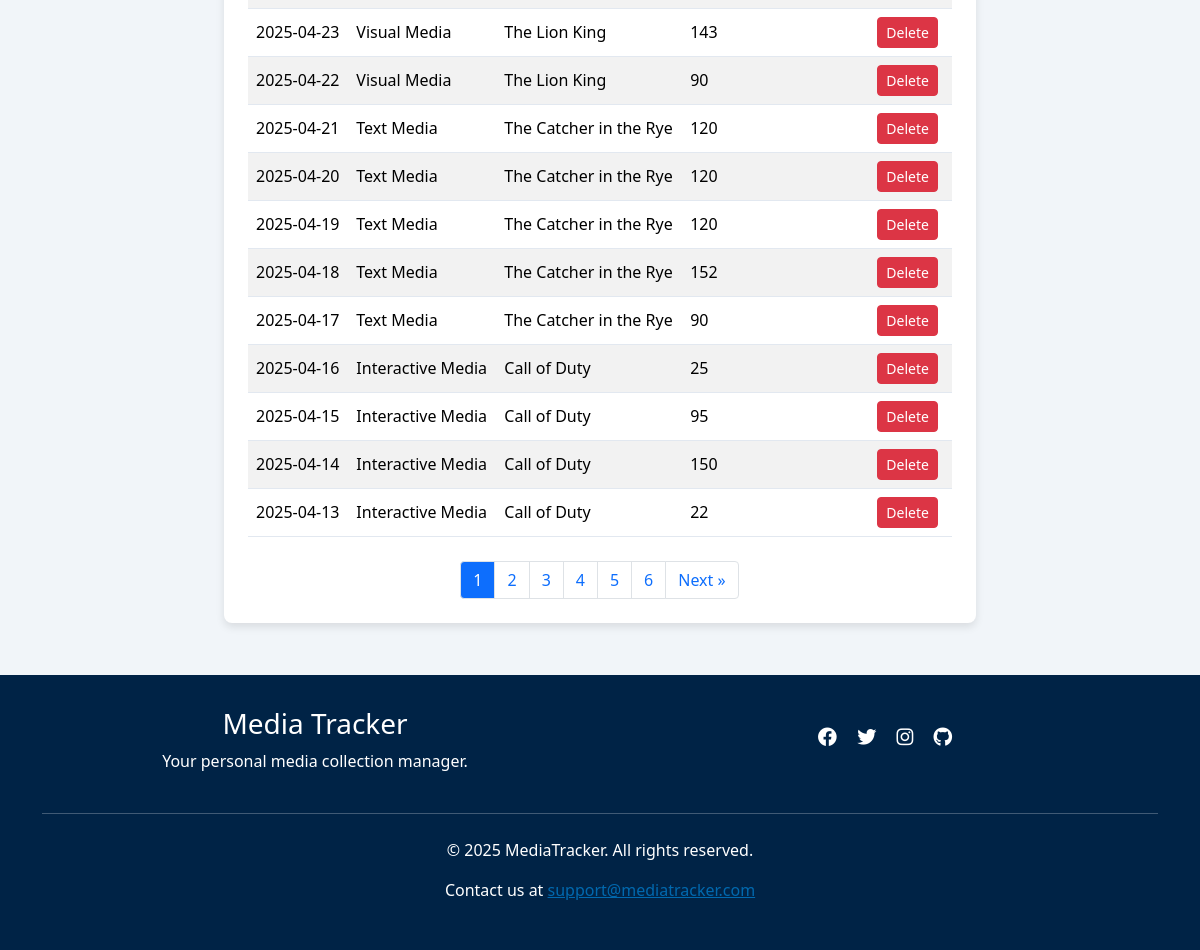
The page /viewdata (signed in, lower part) on the database as committed earlier.
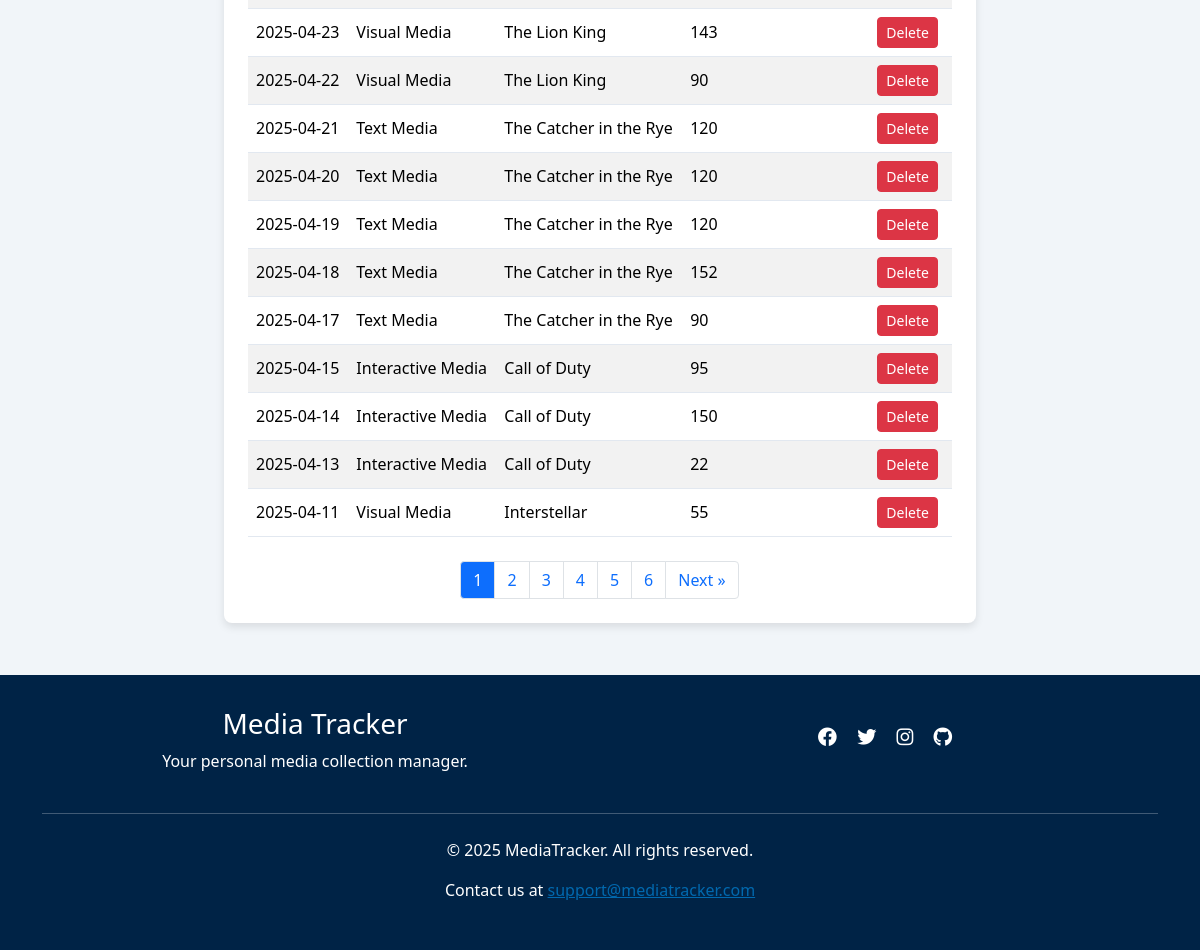
The same page on the database as committed later.
### app/models.py (models this page shows)
class Entries(db.Model):
    __tablename__ = 'Entries'
    id = db.Column(db.Integer, primary_key=True)
    activity_id = db.Column(db.Integer, db.ForeignKey('Activities.id'), nullable=True)
    date = db.Column(db.Date, nullable=False)
    duration = db.Column(db.Integer, nullable=False)
    comment = db.Column(db.Text, nullable=True)

class Activities(db.Model):
    __tablename__ = 'Activities'
    id = db.Column(db.Integer, primary_key=True)
    username = db.Column(db.String(80), db.ForeignKey('Users.username'), nullable=False)
    media_type = db.Column(db.String(50), nullable=False)
    media_subtype = db.Column(db.String(50), nullable=True)
    media_name = db.Column(db.String(120), nullable=False)
    status = db.Column(db.String(20), nullable=False, default='ongoing')
    start_date = db.Column(db.Date, nullable=True)
    end_date = db.Column(db.Date, nullable=True)
    rating = db.Column(db.Float, nullable=True)
    comment = db.Column(db.Text, nullable=True)
    media_entries = db.relationship('Entries', backref='activity')

### app/routes.py (the view)
@app.route('/viewdata', methods=['GET'])
def viewdata():
    if 'username' not in session:
        flash('Please log in to view your data.', 'danger')
        return redirect(url_for('login'))
    username = session['username']
    all_entries = handle_viewdata(username, request)
    PER_PAGE    = 20
    page        = request.args.get('page', 1, type=int)
    total       = len(all_entries)
    total_pages = (total + PER_PAGE - 1) // PER_PAGE
    start_idx   = (page - 1) * PER_PAGE
    entries = all_entries[start_idx : start_idx + PER_PAGE]
    args = request.args.to_dict()
    args.pop('page', None)
    return render_template(
        'viewdata.html',
        entries=entries,
        page=page,
        total_pages=total_pages,
        request_args=args
    )

### app/helpers/viewdata_handler.py (called while the page is built)
def handle_viewdata(username, request):
    filters = {
        'start_date': request.args.get('start_date'),
        'end_date': request.args.get('end_date'),
        'media_name': request.args.get('media_name'),
        'media_type': request.args.get('media_type'),
        'min_duration': request.args.get('min_duration'),
        'max_duration': request.args.get('max_duration')
    }
    entries = get_filtered_entries(username, filters)
    return entries

### app/templates/viewdata.html (shortened to what this page needs)
{% extends "base.html" %}
{% block content %}
<div class="page-container">
    <section class="table-section wow fadeIn" data-wow-duration="1s" data-wow-delay="0.3s">
        <table class="table table-striped mt-4">
            <tbody>
                {% for entry in entries %}
                <tr>
                    <td class="wow fadeInUp" data-wow-duration="0.5s" data-wow-delay="0.1s">{{ entry.date }}</td>
                    <td class="wow fadeInUp" data-wow-duration="0.5s" data-wow-delay="0.2s">{{ entry.activity.media_type }}</td>
                    <td class="wow fadeInUp" data-wow-duration="0.5s" data-wow-delay="0.3s">{{ entry.activity.media_name }}</td>
                    <td class="wow fadeInUp" data-wow-duration="0.5s" data-wow-delay="0.4s">{{ entry.duration }}</td>
                    <td class="wow fadeInUp" data-wow-duration="0.5s" data-wow-delay="0.5s">
                        <a href="{{ url_for('delete_entry', entry_id=entry.id) }}" class="btn btn-danger btn-sm" onclick="return confirm('Are you sure you want to delete this entry?');">Delete</a>
                    </td>
                </tr>
                {% endfor %}
            </tbody>
        </table>
        {% if total_pages > 1 %}
            <nav aria-label="Pagination">
            <ul class="pagination justify-content-center mt-4">
                {% for p in range(1, total_pages+1) %}
                <li class="page-item {% if p==page %}active{% endif %}">
                    <a class="page-link"
                    href="{{ url_for(request.endpoint, page=p, **request_args) }}">
                    {{ p }}
                    </a>
                </li>
                {% endfor %}
                {% if page < total_pages %}
                <li class="page-item">
                    <a class="page-link"
                    href="{{ url_for(request.endpoint, page=page+1, **request_args) }}">
                    Next &raquo;
                    </a>
                </li>
                {% endif %}
            </ul>
            </nav>
            {% endif %}
    </section>
</div>
{% endblock %}

### app/templates/base.html (shortened to what this page needs)
<!DOCTYPE html>
<html lang="en">
<head>
    <link rel="stylesheet" href="https://cdn.jsdelivr.net/npm/bootstrap@5.3.3/dist/css/bootstrap.min.css">
    <link rel="stylesheet" href="https://cdnjs.cloudflare.com/ajax/libs/font-awesome/6.4.0/css/all.min.css">
    <link rel="stylesheet" href="{{ url_for('static', filename='styles.css') }}">
    <link rel="stylesheet" href="{{ url_for('static', filename='css/animate.css') }}">
</head>
<body>
    <main role = "main">
         <div class="content-container">
             {% block content %}{% endblock %}
         </div>
    </main>
    <footer role =  "contentinfo">
        <div class="footer-container">
            <div class="container">
                <div class="row">
                    <div class="col-md-6">
                        <h3>Media Tracker</h3>
                        <p>Your personal media collection manager.</p>
                    </div>
                    <div class="col-md-6">
                        <div class="social-icons">
                            <a href="#"><i class="fab fa-facebook"></i></a>
                            <a href="#"><i class="fab fa-twitter"></i></a>
                            <a href="#"><i class="fab fa-instagram"></i></a>
                            <a href="https://github.com/LeweiXu/CITS3403-Project"><i class="fab fa-github"></i></a>
                        </div>
                    </div>
                </div>
                <hr class="my-4">
                <p>&copy; 2025 MediaTracker. All rights reserved.</p>
                <p>Contact us at <a href="mailto:support@mediatracker.com">support@mediatracker.com</a></p>
            </div>
        </div>
    </footer>
</body>
</html>

### app/static/styles.css (style rules this page uses)
:root { --primary-color: #0069af; --secondary-color: #002346; --background-color:#f1f5f9; --light-border: #e2e8f0; }
body { font-family: 'Segoe UI', Tahoma, Geneva, Verdana, sans-serif; background-color: var(--background-color); }
nav ul { display: flex; list-style: none; margin: 0; padding: 0; }
nav ul li { margin-left: 1.5rem; }
nav ul li a { color: white; text-decoration: none; font-weight: 500; transition: color 0.3s; padding: 0.5rem 0.75rem; border-radius: 4px; }
html, body { height: 100%; margin: 0; padding: 0; }
body { display: flex; flex-direction: column; }
main { flex: 1; }
.footer-container { background-color: var(--secondary-color); color: white; padding: 2rem 0; text-align: center; }
footer a { color: var(--primary-color); }
table { width: 100%; border-collapse: collapse; }
td { padding: 0.75rem; border-bottom: 1px solid var(--light-border); vertical-align: middle; }
.social-icons { margin-top: 1rem; }
.social-icons a { color: white; margin: 0 0.5rem; font-size: 1.2rem; }
.page-container { margin: 0 auto; width: 66%; padding: 20px; }
.pagination .page-item { margin: 0; }
.pagination .page-link { border-radius: 0; margin-left: -1px; border: 1px solid #dee2e6; }
.pagination .page-item:first-child .page-link { border-top-left-radius: 0.25rem; border-bottom-left-radius: 0.25rem; }
.pagination .page-item:last-child .page-link { border-top-right-radius: 0.25rem; border-bottom-right-radius: 0.25rem; }
.table-section { background-color: white; border-radius: 8px; box-shadow: 0 4px 8px rgba(0, 0, 0, 0.1); padding: 1.5rem; margin-bottom: 2rem; overflow-x: auto; }
.wow { visibility: hidden; }
.wow.animated { visibility: visible; }

Rows that differ between the two databases and show on the page:
removed Entries: date "2025-04-16", activity.media_type "Interactive Media", activity.media_name "Call of Duty", duration "25"
now on this page (row unchanged): Entries: date "2025-04-11", activity.media_type "Visual Media", activity.media_name "Interstellar", duration "55"
